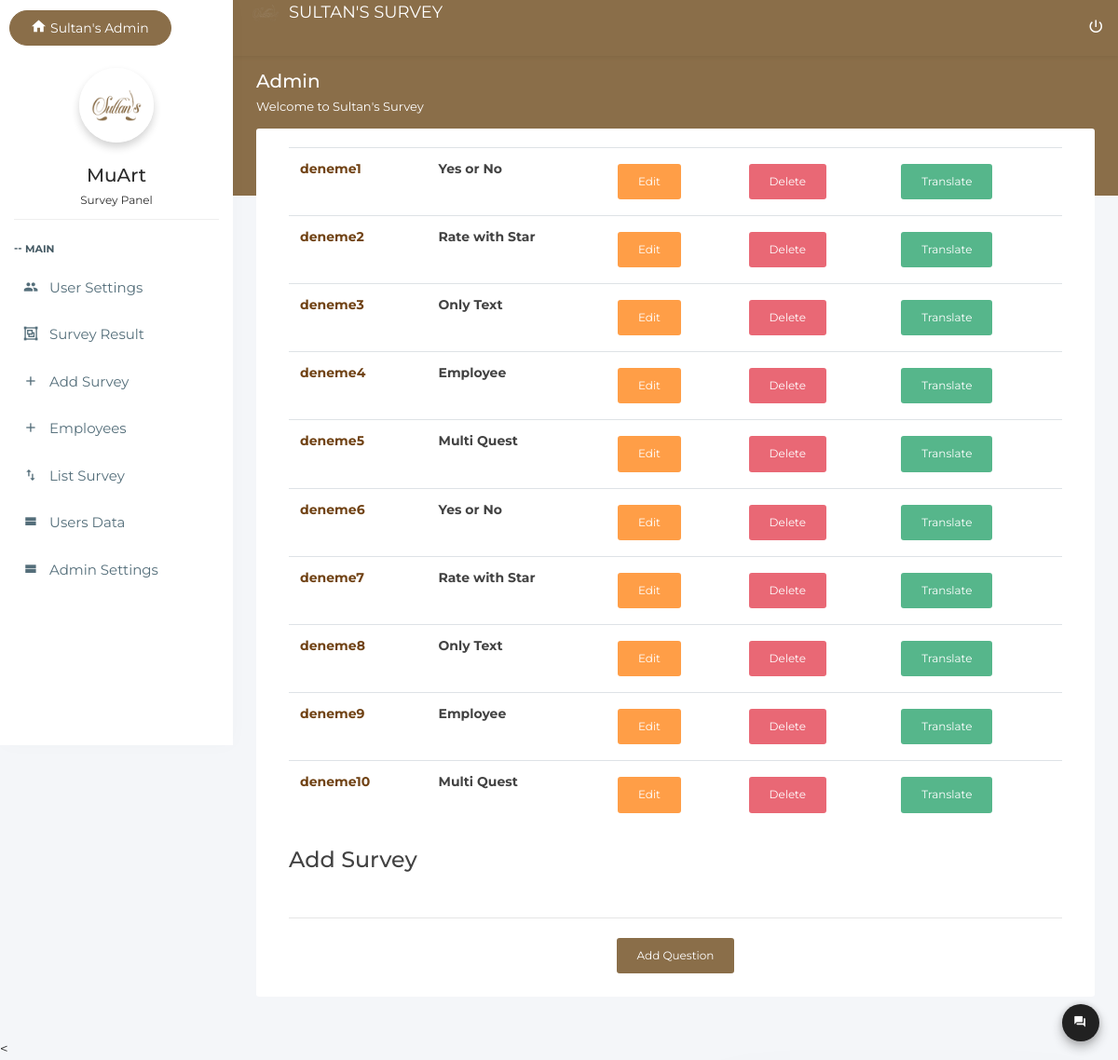
/admin/anket-detay.php?anket_id=6 (signed in), run on the app's committed database.
### tables this page shows
CREATE TABLE `soru` (
  `id` int(11) NOT NULL,
  `anketID` int(11) NOT NULL,
  `soru` text NOT NULL,
  `tip` int(11) NOT NULL
);

### utils/anketQuestList.php (the view, shortened to what this page needs)
<?php
include_once '../settings/init.php';
function anketQuestList($anketID)
{
    $quests = getQuest($anketID);
    renderQuests($quests);
}
function getQuest($anketID)
{
    global $db;
    $sql = "SELECT * FROM soru WHERE anketID={$anketID}";
    $quests = [];
    $result = $db->query($sql, PDO::FETCH_ASSOC);
    if ($result->rowCount() > 0) {
        foreach ($result as $row) {
            array_push($quests, $row);
        }
    }
    return $quests;
}
function echoType($type)
{
    switch ($type) {
        case 1:
            echo 'Multi Quest';
            break;
        case 2:
            echo 'Yes or No';
            break;
        case 3:
            echo 'Rate with Star';
            break;
         case 4:
            echo 'Only Text';
            break;
         case 5:
            echo 'Employee';
            break;
    }
}
function renderQuests($quests)
{
    ?>
	<table class="table ">
	<?php foreach ($quests as $key) { ?>
		<tr>
			<td style="color:#704214 !important; font-size:14px; font-weight:bold;" ><?php echo $key['soru']; ?></td>
			<td style="font-size:14px; font-weight:bold;"><?php echoType($key['tip']); ?></td>
			<td><a href="edit-quest.php?quest_id=<?php echo $key[
       'id'
   ]; ?>" class="btn btn-warning">Edit</a></td>
        <td><a href="../utils/deleteQuest.php?quest_id=<?php echo $key[
       'id'
   ]; ?>" class="btn btn-danger">Delete</a></td>
   <td><a href="translate-quest.php?quest_id=<?php echo $key[
       'id'
   ].'&anket_id='.$key['anketID']; ?>" class="btn btn-success">Translate</a></td>
		</tr>
	<?php } ?>
	</table>
	<?php
}
?>

### data on the page
soru: soru "deneme1", tip "Yes or No"
soru: soru "deneme2", tip "Rate with Star"
soru: soru "deneme3", tip "Only Text"
soru: soru "deneme4", tip "Employee"
soru: soru "deneme5", tip "Multi Quest"
soru: soru "deneme6", tip "Yes or No"
soru: soru "deneme7", tip "Rate with Star"
soru: soru "deneme8", tip "Only Text"
soru: soru "deneme9", tip "Employee"
soru: soru "deneme10", tip "Multi Quest"
